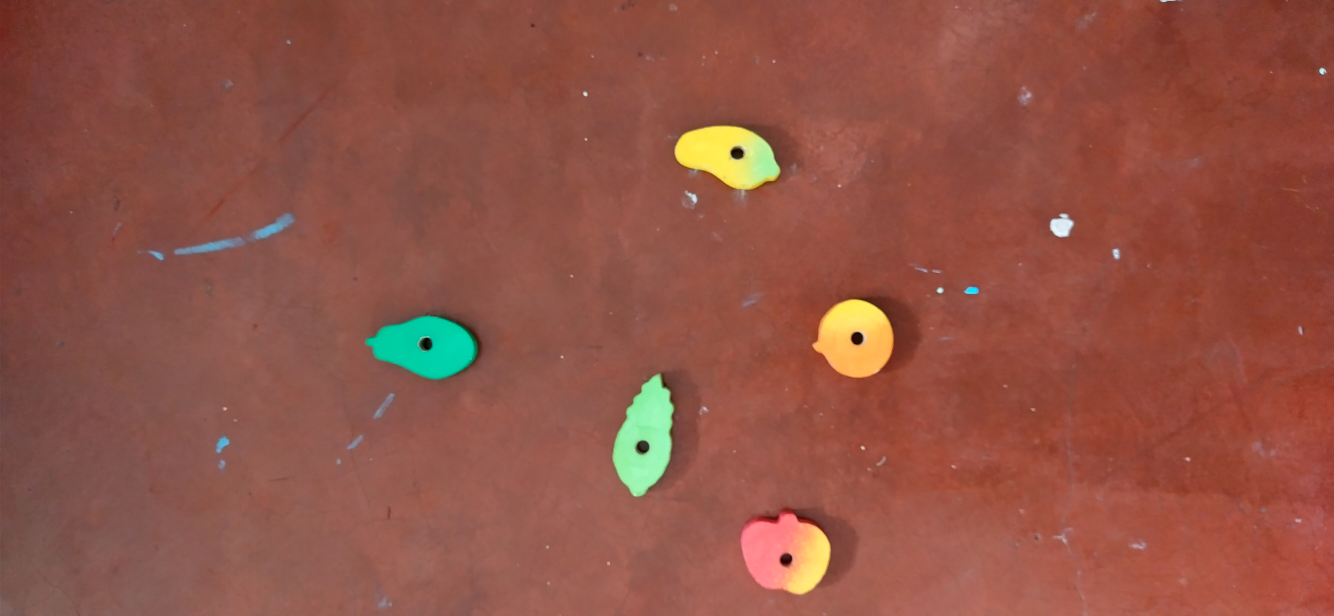
#> input picture test/toys1.jpg, 4000 x 1846 px (shown at 1/3 size)
$ python test51.py
#> lines starting #> are read from the running program, lines starting #| are printed output that depends on the picture; after the words box and inside, x2 and y2 are one past the last pixel; in counts of white or black regions, pixels touching at a corner belong together; long printed decimals are rounded
# -*- coding: utf-8 -*-
"""
Created on Sat Oct  9 13:59:50 2021

@author: Umeshika
"""
#import the libraries
from datetime import datetime
from skimage.io import imread
import numpy as np
import matplotlib.pyplot as plt
from skimage import  color
from skimage.filters import threshold_otsu,try_all_threshold

#The variable is create to get the starting time when the code is run
starttime=datetime.now()
img1 = imread('toys1.jpg') #load the image
#> img1 is the input picture: shape (1846, 4000, 3); mean R, G, B 145.1, 83.7, 69.9

#%%define the function of imshow1
def imshow1(image, title1, cmap_type='gray'):
#> called with title1 = 'The Toys Gray Image', cmap_type = 'gray'
          imggray=color.rgb2gray(image)#convert data to gray color
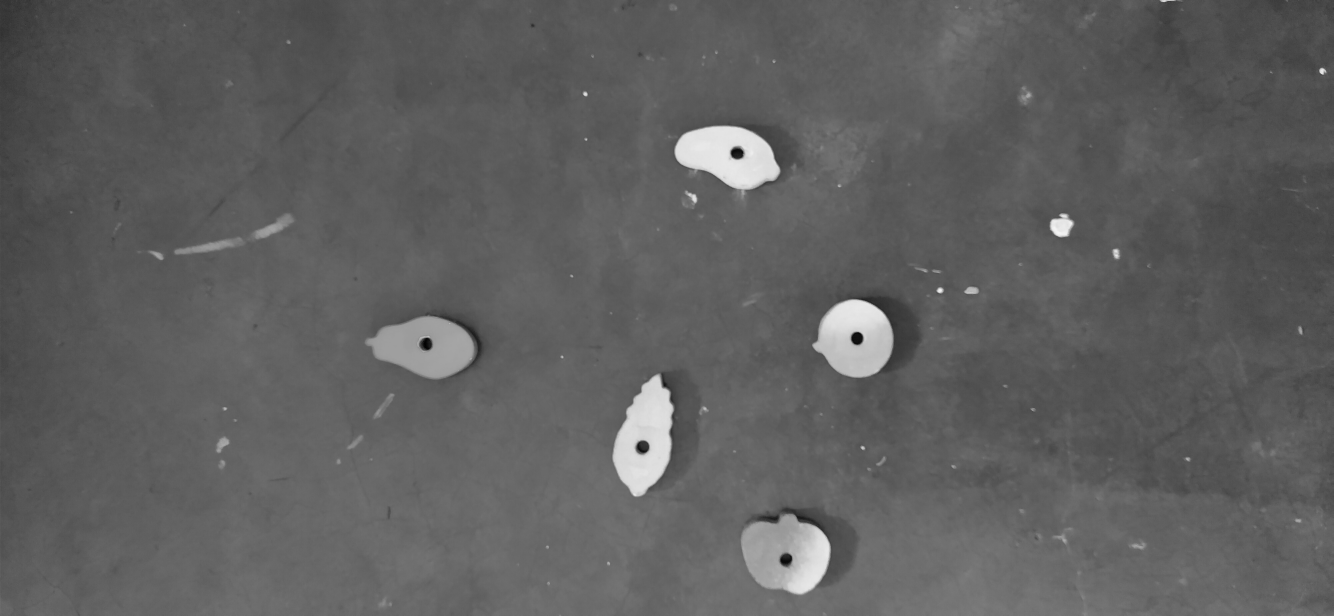
#> imggray: shape (1846, 4000) float64 (shown at 1/3 size); min 0.00281, max 0.964, mean 0.375
          plt.imshow(imggray, cmap=cmap_type)#take the gray scale image
          plt.title(title1)#label the title
          plt.axis('off')#off the axis
          plt.figure(1) #plot figure
          fig = plt.figure(1)
          plt.show()
          return fig
#gray color image is taken using imshow1 function
#imshow1(img1,"The Toys Image",cmap_type='gray')
#save the gray color image different location
fig=imshow1(img1,"The Toys Gray Image",cmap_type='gray')
fig.savefig('img_gray1.png')

img2 = imread('img_gray1.png') #load the image
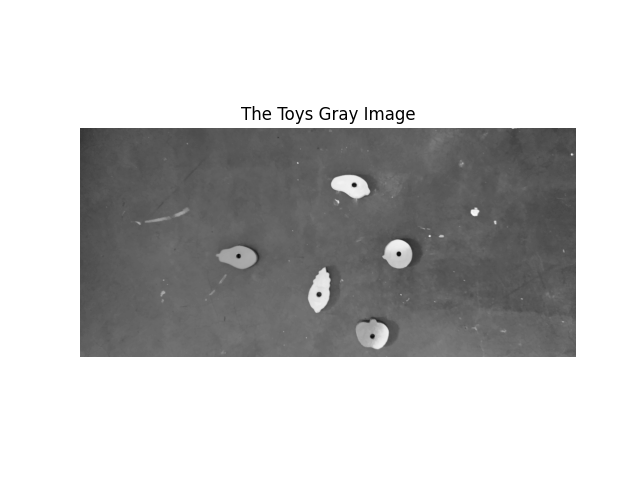
#> img2: shape (480, 640, 4); mean R, G, B, A 196.7, 196.7, 196.7, 255
plt.hist(img2.ravel(),bins=np.arange(255))
plt.ylim([0,12000])
plt.xlim([-2,260])
plt.title('The histogram for grey scale toy image')
plt.xlabel("Pixels Intesity")
plt.ylabel("Pixels Intesity Count")
plt.show()
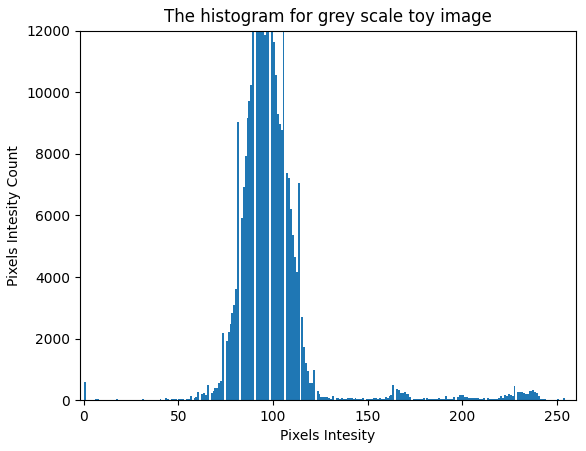
#> figure drawn by matplotlib, 1 panel; tallest bar 25032 high, from x = 97 to 98
#%%
#the grayscale iamge is taken using rgb2gray
toyimage_gray = color.rgb2gray(img1)

# take threshold value with otsu
threshimage = threshold_otsu(toyimage_gray)
#> threshimage = 0.564

#the thresholding image is taken
binary =toyimage_gray > 0.5
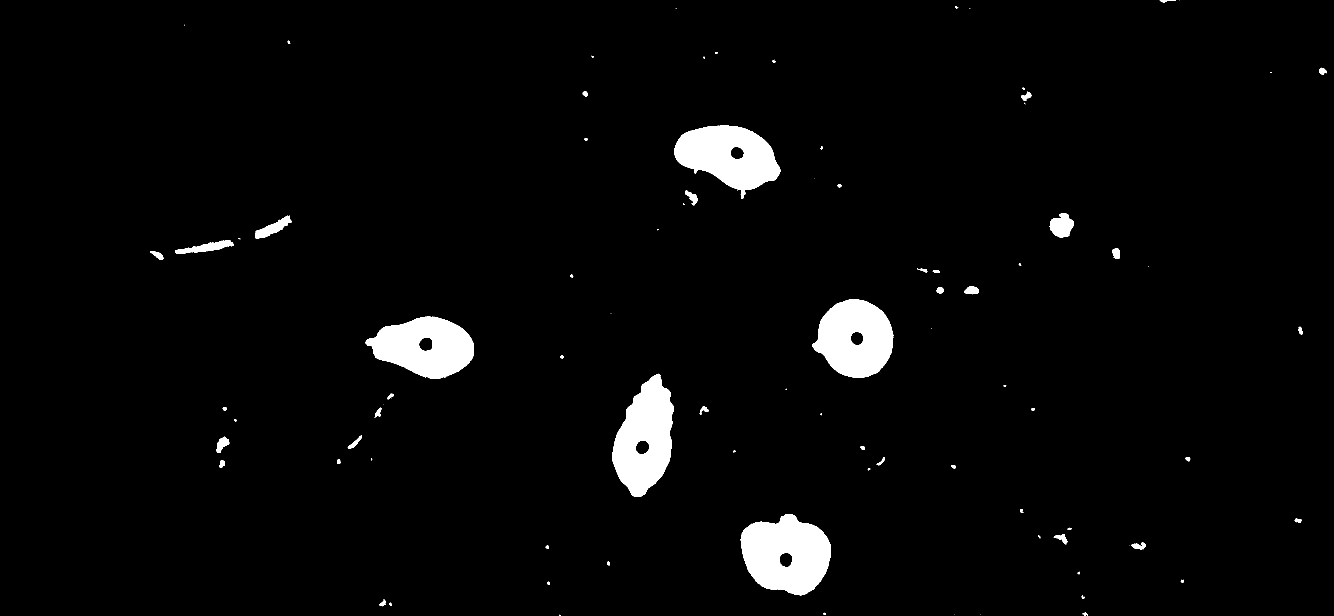
#> binary: shape (1846, 4000) bool (shown at 1/3 size); 3.2% white; 113 white regions (46 under 20 px), largest, box (x1, y1, x2, y2) and area: (2222, 1542, 2493, 1786) 47122, (1837, 1121, 2022, 1491) 43377, (2023, 377, 2341, 597) 41687
#plot the binary image
plt.imshow(binary,cmap='gray')
plt.title("The Toys Binary Image")
plt.axis('off')
plt.show()
print(threshimage)
#| 0.5639
#%% using different method availane in skimage to get binary image
fig1, ax = try_all_threshold(toyimage_gray, verbose=False)
plt.show()
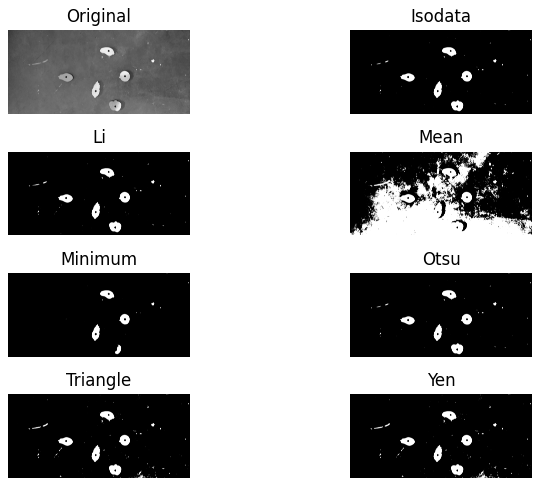
#> figure drawn by matplotlib, 8 panels


"""The code executing time is calculated using
 difference of the start time and end time"""
print (datetime.now()-starttime)
